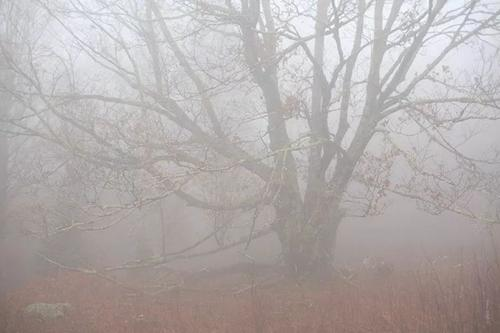
//> input picture OpenCV/Exp17-直方图均衡化/test.jpg, 500 x 333 px
$ ./Exp17-查找表及直方图均衡化   (built with g++ and OpenCV 4)
//> lines starting //> are read from the running program, lines starting //| are printed output that depends on the picture; after the words box and inside, x2 and y2 are one past the last pixel; in counts of white or black regions, pixels touching at a corner belong together
#include<opencv2/highgui.hpp>
#include<opencv2/imgproc.hpp>
using namespace cv;

Mat applyLookUp(const Mat &image,const Mat &lookup)
{
	Mat result;

	LUT(image,lookup,result);

	return result;
}

class Histogram1D
{
private:
	int histSize[1];
	float hranges[2];
	const float* ranges[1];
	int channels[1];

public:
	Histogram1D()
	{
		histSize[0]=256;
		hranges[0]=0.0;
		hranges[1]=256.0;
		ranges[0]=hranges;
		channels[0]=0;
	}

	Mat getHistogramImage(const cv::Mat &image,
		int zoom = 1) {
		cv::Mat hist = getHistogram(image);
		return getImageOfHistogram(hist, zoom);
	}
	Mat getHistogram(const Mat &image)
	{
		Mat hist;
		calcHist(&image,1,channels,Mat(),hist,1,histSize,ranges);
		return hist;
	}

	static Mat getImageOfHistogram(const Mat &hist,int zoom)
	{
											// 取得条目值的最大值和最小值
		double maxVal = 0;
		double minVal = 0;
		cv::minMaxLoc(hist,
			&minVal,	// 存最小值的指针
			&maxVal,	// 存最大值的指针
			NULL,		// 最小值位置指针
			NULL		// 最大值位置指针
		);

		// 取得直方图的大小
		int histSize = hist.rows; // 直方图是n行1列的图像
								  //cout << hist.rows << "X" << hist.cols;

								  // 用于显示直方图的方形图像
		cv::Mat histImg(histSize * zoom, histSize * zoom,
			CV_8U, cv::Scalar(255));

		// 设置最高点为90%(即图像高度)的条目个数
		int hpt = static_cast<int>(0.9 * histSize);

		// 为每个条目画垂直线
		for (int h = 0; h < histSize; h++) {
			float binVal = hist.at<float>(h);
			if (binVal > 0) { // 大于0才需要画
				int intensity = static_cast<int>(binVal * hpt / maxVal);
				cv::line(histImg, cv::Point(h * zoom, histSize * zoom),
					cv::Point(h * zoom, (histSize - intensity) * zoom),
					cv::Scalar(0), zoom);
			}
		}

		return histImg;
	}

	Mat stretch(const Mat &image, float minPercent=0)
	{
		float minValue=minPercent*image.rows*image.cols;

		Mat hist =getHistogram(image);

		int imin=0;
		float sum=0;
		for(;imin<histSize[0];imin++)
		{
			sum+=hist.at<float>(imin);
			if(sum>minValue)
				break;
		}

		int imax=histSize[0]-1;
		sum=0;
		for(;imax>=0;imax--)
		{
			sum+=hist.at<float>(imax);
			if(sum>minValue)
				break;
		}

		int dim(256);
		Mat lookup(1,&dim,CV_8U);

		for(int i=0;i<256;i++)
		{
			if(i<imin)
				lookup.at<uchar>(i)=0;
			else if(i>imax)lookup.at<uchar>(i)=255;
			else lookup.at<uchar>(i)=
				cvRound(255.0*(i-imin)/(imax-imin));

		}
		Mat result;
		result=applyLookUp(image,lookup);
		return result;
	}

};

void main()
{
	Mat image=imread("test.jpg");
//> image is the input picture: 333 rows x 500 cols, CV_8UC3; mean B, G, R 170.9, 171.8, 178.5
	imshow("原图",image);
	int dim(256);
	Mat lut(1,&dim,CV_8U);

	uchar *data=lut.ptr<uchar>(0);
	for(int i=0;i<256;i++)
		data[i]=255-i;
	Mat result=applyLookUp(image,lut);
	imshow("颜色反转",result);


	cvtColor(image,result,CV_BGR2HSV);
//> result: 333 rows x 500 cols, CV_8UC3; mean H, S, V 56.4, 16.3, 179.7
	Mat channels[3];
	split(result,channels);
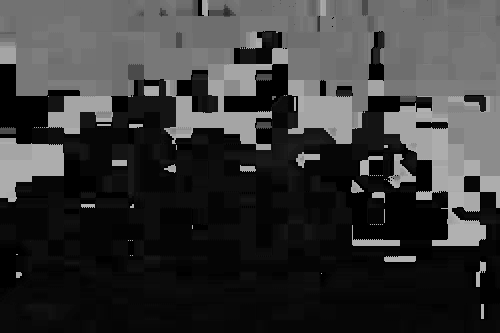
//> channels[0]: 333 rows x 500 cols, CV_8UC1; min 0, max 179, mean 56.4
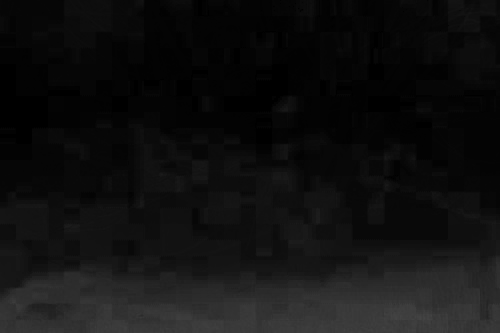
//> channels[1]: 333 rows x 500 cols, CV_8UC1; min 0, max 68, mean 16.3
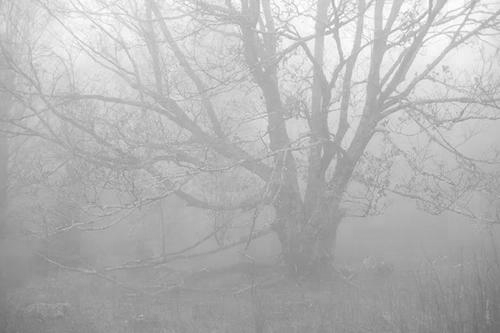
//> channels[2]: 333 rows x 500 cols, CV_8UC1; min 106, max 255, mean 179.7
	Histogram1D h;
	Mat temp=channels[2].clone();
	imshow("原始亮度直方图",h.getHistogramImage(channels[2]));
//> in getHistogram, `calcHist(&image,1,channels,Mat(),hist,1,histSize,ranges);`: hist = 256 values, max 3224 at index 153, min 0 at index 0, mean 650.4
//> in getImageOfHistogram, `cv::minMaxLoc(hist, &minVal, &maxVal, NULL, NULL );`: maxVal = 3224
//> the loop in getImageOfHistogram, `for (int h = 0; h < histSize; h++)` made 256 passes
//> (binVal, intensity) on passes 107, 110, 111, 112, 113, 114, 115, 116, 117, 118, 119, 120: (1, 0), (5, 0), (13, 0), (23, 1), (28, 1), (27, 1), (49, 3), (58, 4), (57, 4), (67, 4), (67, 4), (80, 5)
//> binVal on passes 1 to 6: 0, 0, 0, 0, 0, 0
//> after the loop in getImageOfHistogram, `for (int h = 0; h < histSize; h++)`:
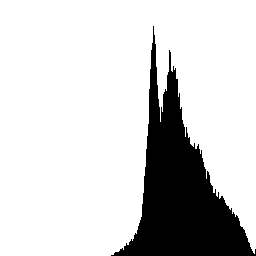
//> histImg: 256 rows x 256 cols, CV_8UC1; 82% white; 1 black region, box (x1, y1, x2, y2) and area: (111, 26, 256, 256) 11801
	channels[2]=h.stretch(channels[2],0.01f);
//> after the loop in stretch, `for(;imin<histSize[0];imin++)`: imin = 128; sum = 1704
//> the loop in stretch, `for(;imax>=0;imax--)` made 11 passes
//> sum on passes 1 to 11: 102, 142, 188, 271, 382, 520, 708, 916, 1177, 1461, 1793
//> after the loop in stretch, `for(;imax>=0;imax--)`: imax = 245; sum = 1793
//> after the loop in stretch, `for(int i=0;i<256;i++)`: lookup = 256 values from 0 to 255
//> in applyLookUp (call 2), `LUT(image,lookup,result);`:
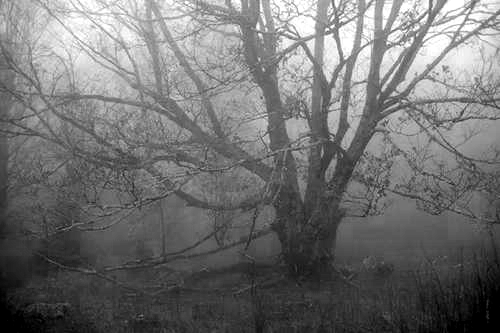
//> result: 333 rows x 500 cols, CV_8UC1; min 0, max 255, mean 112.8
	imshow("拉伸后亮度直方图",h.getHistogramImage(channels[2]));
//> the loop in getImageOfHistogram (call 2), `for (int h = 0; h < histSize; h++)` made 256 passes
//> (binVal, intensity) on passes 1, 3, 5, 8, 10, 12, 14, 16, 18, 21, 23, 25: (1704, 121), (203, 14), (216, 15), (242, 17), (218, 15), (241, 17), (301, 21), (323, 23), (318, 22), (366, 26), (431, 30), (474, 33)
//> after the loop in getImageOfHistogram (call 2), `for (int h = 0; h < histSize; h++)`: histImg: 256 rows x 256 cols, CV_8UC1; 82% white; black in thin lines or dots, all inside (x1, y1, x2, y2) = (0, 26, 256, 256)

	merge(channels,3,result);
//> result: 333 rows x 500 cols, CV_8UC3; mean H, S, V 56.4, 16.3, 112.8
	cvtColor(result,result,CV_HSV2BGR);
	imshow("拉伸最终结果",result);

	channels[2]=temp;
	equalizeHist(channels[2],channels[2]);
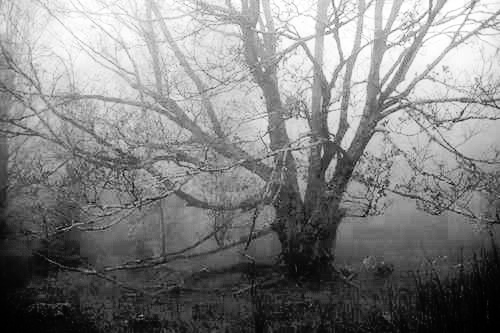
//> channels[2]: 333 rows x 500 cols, CV_8UC1; min 0, max 255, mean 128.9
	imshow("均衡化后亮度直方图",h.getHistogramImage(channels[2]));
//> call 3 of getImageOfHistogram, with zoom = 1
//> the loop in getImageOfHistogram (call 3), `for (int h = 0; h < histSize; h++)` made 256 passes
//> (binVal, intensity) on passes 1, 2, 3, 4, 5, 6, 7, 8, 9, 10, 11, 13: (261, 18), (639, 45), (638, 45), (585, 41), (701, 50), (624, 44), (684, 48), (431, 30), (979, 69), (558, 39), (736, 52), (893, 63)
//> after the loop in getImageOfHistogram (call 3), `for (int h = 0; h < histSize; h++)`:
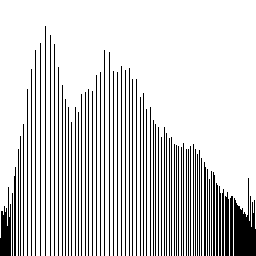
//> histImg: 256 rows x 256 cols, CV_8UC1; 82% white; black in thin lines or dots, all inside (x1, y1, x2, y2) = (0, 26, 256, 256)
	merge(channels,3,result);
//> result: 333 rows x 500 cols, CV_8UC3; mean H, S, V 56.4, 16.3, 128.9
	cvtColor(result,result,CV_HSV2BGR);
	imshow("均衡化最终结果",result);
	waitKey(0);
}
